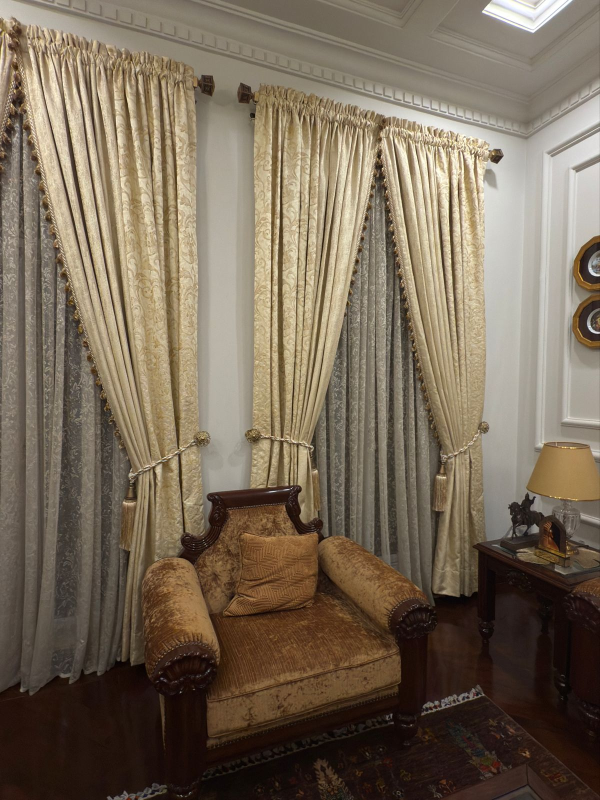
#> input picture dataset2/1.jpeg, 1200 x 1600 px, found by its file name (shown at 1/2 size); its folder holds 6 pictures in this run
$ jupyter execute phase2.ipynb
#> lines starting #> are read from the running program, lines starting #| are printed output that depends on the picture; long printed decimals are rounded
### Phase2/sfm_utils.py
## this file will contain all the important functions we have created in the nitebooks so theyt can be reused

# sfm_utils.py

import cv2
import numpy as np
import os

TARGET_WIDTH = 1280

# ---- Feature extractor ----
def get_feature_extractor():
    try:
        sift = cv2.SIFT_create()
        return sift, False  # not ORB
    except AttributeError:
        orb = cv2.ORB_create(5000)
        return orb, True


def load_gray_image(dataset_dir, filename):
    """
    Load an image from dataset_dir/filename, resize if wide, return grayscale.
    """
#> called with filename = '1.jpeg'
    path = os.path.join(dataset_dir, filename)
    img = cv2.imread(path)
#> img is the input picture: shape (1600, 1200, 3); mean B, G, R 88.5, 106.5, 120.6
    if img is None:
        raise ValueError(f"Could not load {path}")
    h, w = img.shape[:2]
#> h = 1600; w = 1200
    if w > TARGET_WIDTH:
        scale = TARGET_WIDTH / w
        img = cv2.resize(img, (TARGET_WIDTH, int(h * scale)))
    gray = cv2.cvtColor(img, cv2.COLOR_BGR2GRAY)
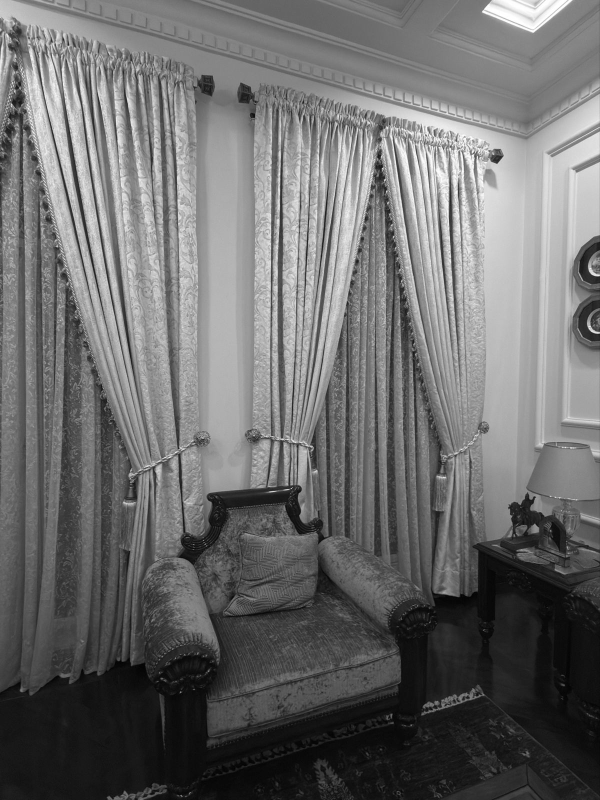
#> gray: shape (1600, 1200) (shown at 1/2 size); min 1, max 255, mean 108.7
    return gray


def match_features(img1_gray, img2_gray, ratio_thresh=0.75):
    """
    Detect features in two grayscale images and return keypoints + good matches.
    """
    feature, use_orb = get_feature_extractor()
    if use_orb:
        bf = cv2.BFMatcher(cv2.NORM_HAMMING, crossCheck=False)
    else:
        bf = cv2.BFMatcher(cv2.NORM_L2, crossCheck=False)

    kp1, des1 = feature.detectAndCompute(img1_gray, None)
    kp2, des2 = feature.detectAndCompute(img2_gray, None)

    knn = bf.knnMatch(des1, des2, k=2)

    good = []
    for m, n in knn:
        if m.distance < ratio_thresh * n.distance:
            good.append(m)

    return kp1, kp2, good


# [15 lines left out: function build_intrinsics_from_image_size, not called in this run]

### Phase2/phase2.ipynb
[cell 1]
## loading in all the important functions that we had in the prev phase-> i put all of them in a utils file
import os
import cv2
import numpy as np
import matplotlib.pyplot as plt

from sfm_utils import (
    load_gray_image,
    match_features,
    build_intrinsics_from_image_size
)

DATASET_DIR = r"C:\UNI\Fall 2025 Senior\CV\Project\CV_Project_Group3\dataset2"

[cell 2]
## IMAGES USED
img1_name = "1.jpeg"
img2_name = "2.jpeg"

img1 = load_gray_image(DATASET_DIR, img1_name)
img2 = load_gray_image(DATASET_DIR, img2_name)
#> call 2 of load_gray_image, with filename = '2.jpeg'
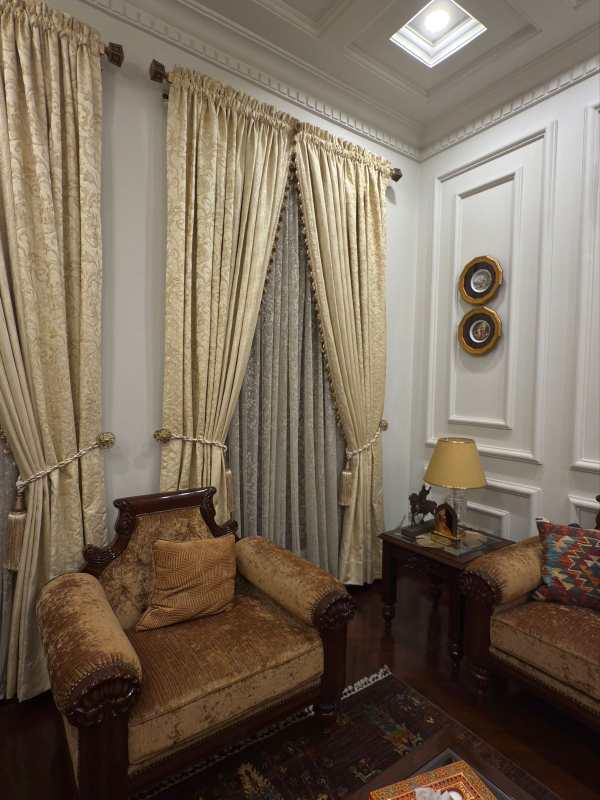
#> input picture dataset2/2.jpeg, 1200 x 1600 px, found by its file name (shown at 1/2 size)
#> in load_gray_image, img is the input picture: shape (1600, 1200, 3); mean B, G, R 90.6, 106.9, 120.5
#> in load_gray_image (call 2), `gray = cv2.cvtColor(img, cv2.COLOR_BGR2GRAY)`:
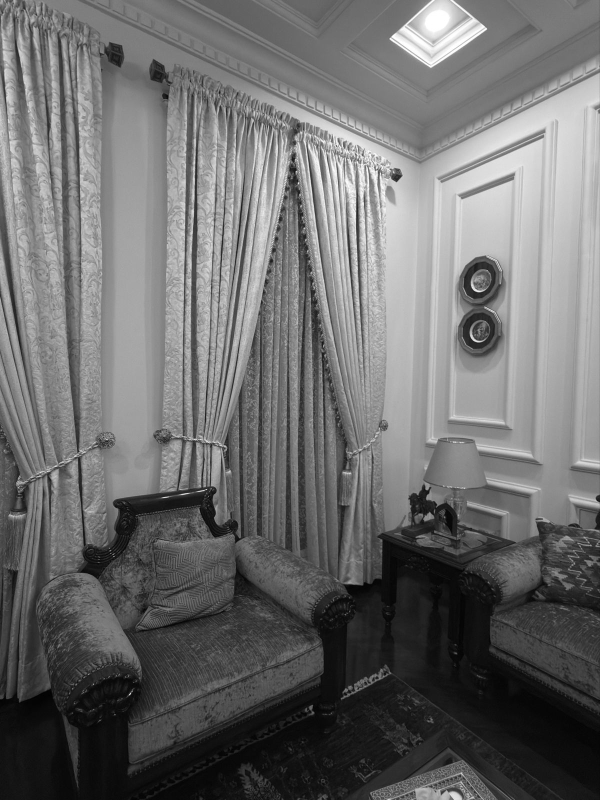
#> gray: shape (1600, 1200) (shown at 1/2 size); min 0, max 255, mean 109.1

plt.figure(figsize=(12,6))
plt.subplot(1,2,1)
plt.imshow(img1, cmap='gray')
plt.title(img1_name)
plt.axis('off')

plt.subplot(1,2,2)
plt.imshow(img2, cmap='gray')
plt.title(img2_name)
plt.axis('off')

plt.show()
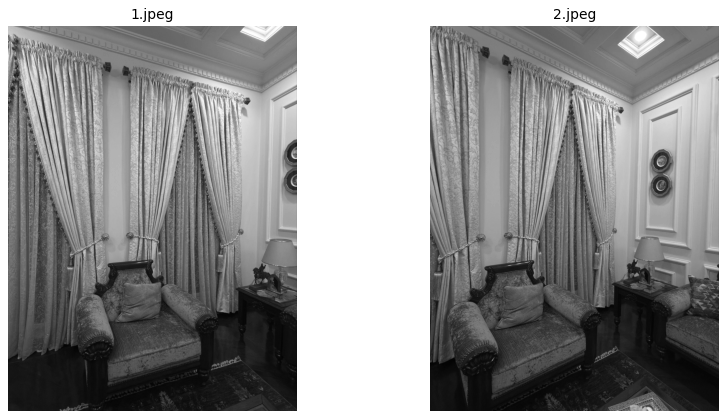
#> figure drawn by matplotlib, 2 panels


## keeping this code in here because im unsure which K i would be using in phase 3. but for now the point cloud seems better using the iphones matrix
# h, w = img1.shape[:2]
# K = build_intrinsics_from_image_size(w, h)


h, w = img1.shape[:2]
#> h = 1600; w = 1200
f35 = 19.0   ## taken from the exif file
sensor_width_35mm = 36.0

fx = fy = (f35 / sensor_width_35mm) * w
#> fx = 633.3; fy = 633.3
cx = w / 2.0
#> cx = 600
cy = h / 2.0
#> cy = 800

K_iphone = np.array([
    [fx, 0.0, cx],
    [0.0, fy, cy],
    [0.0, 0.0, 1.0]
], dtype=np.float64)

print("iphone matrix K =\n", K_iphone)
#| iphone matrix K =
#|  [[633.333   0.         600.        ]
#|  [  0.         633.333 800.        ]
#|  [  0.           0.           1.        ]]

K = K_iphone

[cell 3]
## now we need to match features between these two images
kp1, kp2, good_matches = match_features(img1, img2) ## this function was in the last ipynb -> now in utils
#> in match_features, `kp1, des1 = feature.detectAndCompute(img1_gray, None)`: kp1 = 11621 keypoints; strongest (x, y, size): (770, 360, 2.2), (993, 314, 16.2), (361, 1384, 1.9), (776, 406, 2.3)
#> in match_features, `kp2, des2 = feature.detectAndCompute(img2_gray, None)`: kp2 = 9735 keypoints; strongest (x, y, size): (407, 981, 1.8), (597, 366, 2.2), (793, 352, 14), (593, 343, 2.2)
#> in match_features, `knn = bf.knnMatch(des1, des2, k=2)`: knn = 11621 matches
#> after the loop in match_features, `for m, n in knn:`: good = 2881 matches
#> good_matches = 2881 matches
print("Number of good matches =", len(good_matches))
#| Number of good matches = 2881

good_sorted = sorted(good_matches, key=lambda m: m.distance)[:80]
#> good_sorted = 80 matches
vis = cv2.drawMatches(img1, kp1, img2, kp2, good_sorted, None,flags=cv2.DrawMatchesFlags_NOT_DRAW_SINGLE_POINTS)
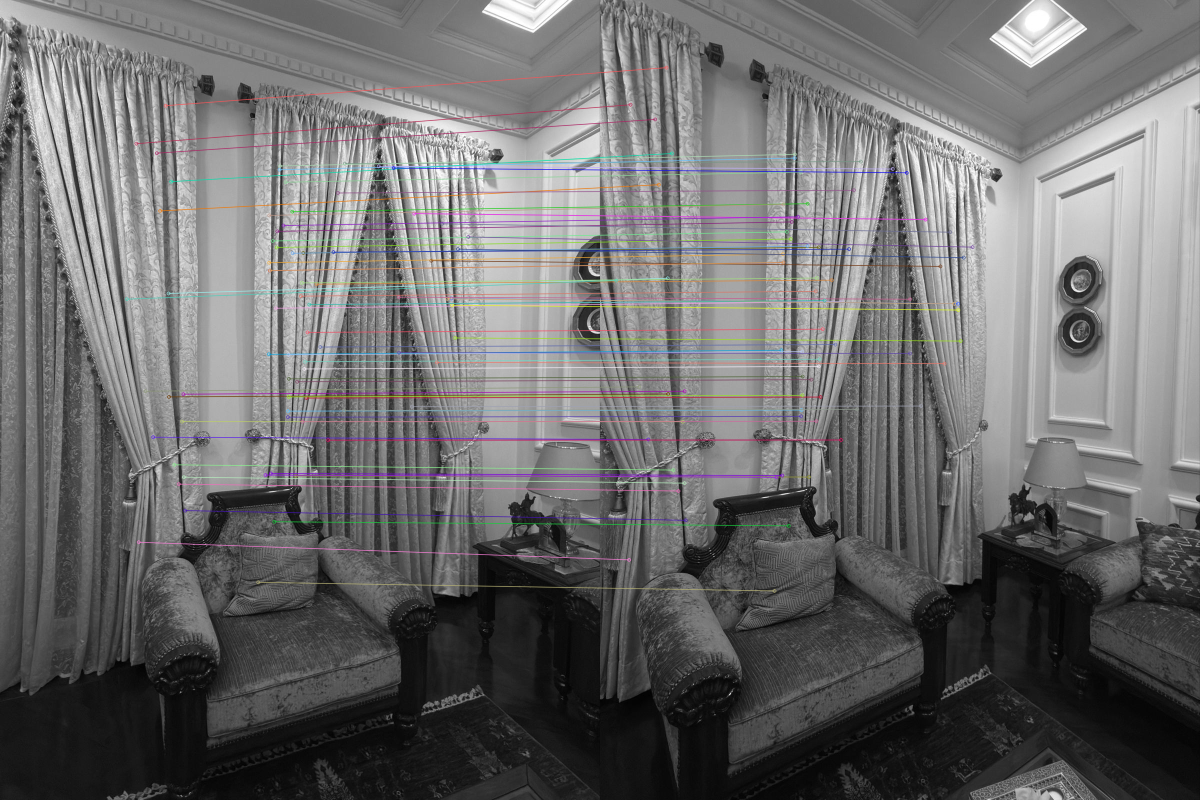
#> vis: shape (1600, 2400, 3) (shown at 1/2 size); mean of channels 0, 1, 2 108.8, 108.4, 108.9; drawn as B, G, R

plt.figure(figsize=(18,8))
plt.imshow(vis, cmap='gray')
plt.title("Top 80 SIFT Matches")
plt.axis('off')
plt.show()

[cell 4]
## extractiubng good matches
pts1 = []
pts2 = []

for m in good_matches:
    pts1.append(kp1[m.queryIdx].pt)
    pts2.append(kp2[m.trainIdx].pt)
#> after the loop, pts1 = 2881 pairs, first value 9.14 to 1192.5, second value 17.16 to 1587.5; pts2 = 2881 pairs, first value 9.56 to 1148, second value 9.72 to 1588.8

pts1 = np.array(pts1, dtype=np.float64)
pts2 = np.array(pts2, dtype=np.float64)

print("Points:", pts1.shape, pts2.shape)
#| Points: (2881, 2) (2881, 2)

[cell 5]
## COMPUTING ESENTIAL MATRIX
E, mask = cv2.findEssentialMat(
    pts1, pts2,
    K,
    method=cv2.RANSAC,
    prob=0.999,
    threshold=1.0
)
#> E = [[0.00579, -0.115, 0.0356], [-0.0184, -0.000136, -0.706], [-0.0293, 0.697, 0.00653]]; mask = 2881 values, max 1 at index 19, min 0 at index 0, mean 0.917

print("Essential Matrix E =\n", E)
#| Essential Matrix E =
#|  [[ 5.78505915e-03 -1.14982401e-01  3.56462905e-02]
#|  [-1.84108195e-02 -1.36045963e-04 -7.05937134e-01]
#|  [-2.92628013e-02  6.97057925e-01  6.53042698e-03]]
print("Inliers =", np.sum(mask), "/", len(mask))
#| Inliers = 2642 / 2881

[cell 6]
## filter inliners
pts1_in = pts1[mask.ravel() == 1]
#> pts1_in = 2642 pairs, first value 233.8 to 1192.5, second value 106.4 to 1587.5
pts2_in = pts2[mask.ravel() == 1]
#> pts2_in = 2642 pairs, first value 12.3 to 954.1, second value 9.72 to 1588.8

[cell 7]
## recovering Pose
_, R, t, mask_pose = cv2.recoverPose(E, pts1_in, pts2_in, K)
#> R = [[0.982, -0.00901, -0.188], [0.00909, 1, -0.00043], [0.188, -0.00129, 0.982]]; t = [-0.985, -0.0513, -0.163]; mask_pose = 2642 values, max 255 at index 0, min 0 at index 195, mean 250.5

print("Recovered Rotation R =\n", R)
#| Recovered Rotation R =
#|  [[ 9.82045407e-01 -9.00680219e-03 -1.88429551e-01]
#|  [ 9.08863636e-03  9.99958605e-01 -4.29740213e-04]
#|  [ 1.88425621e-01 -1.29054326e-03  9.82086615e-01]]
print("Recovered translation t =\n", t)
#| Recovered translation t =
#|  [[-0.9854]
#|  [-0.05126]
#|  [-0.1626]]

[cell 8]
## Triangulate

## build the camera proj matrices
## C1 = [I|0]
## C2 = [R|t]

P1 = K @ np.hstack([np.eye(3), np.zeros((3,1))])
P2 = K @ np.hstack([R, t])
#> P2 = [[735, -6.48, 469.9, -721.6], [156.5, 632.3, 785.4, -162.5], [0.188, -0.00129, 0.982, -0.163]]

## the points to triangulate
pts1_T = pts1_in.T
pts2_T = pts2_in.T

points_4d = cv2.triangulatePoints(P1, P2, pts1_T, pts2_T)
points_3d = (points_4d[:3] / points_4d[3]).T
#> points_3d = 2642 rows, first 8: [-10.28, -17.54, 17.77], [-10.02, -12.81, 17.52], [-10.05, -13.27, 17.64], [-10.22, -3.12, 17.94], [-9.84, -18.18, 17.36], [-9.84, -18.18, 17.36], [-10.04, -11.86, 17.72], [-9.94, -12.5, 17.56]

print("Triangulated 3D points:", points_3d.shape)
#| Triangulated 3D points: (2642, 3)

[cell 9]
## saving point cloud
def save_ply(points, filename="point_cloud.ply"):
#> called with points = array of shape (2642, 3), filename = 'two_view_cloud.ply'
    with open(filename, "w") as f:
        f.write("ply\n")
        f.write("format ascii 1.0\n")
        f.write(f"element vertex {len(points)}\n")
        f.write("property float x\n")
        f.write("property float y\n")
        f.write("property float z\n")
        f.write("end_header\n")
        for x,y,z in points:
            f.write(f"{x} {y} {z}\n")
#> this loop made 2642 passes

save_ply(points_3d, "two_view_cloud.ply")
print("Saved point cloud as two_view_cloud.ply")

[cell 10]
## SANITY CHECKS TO SEE KE SAHI BHI HAI

X = points_3d.T
X_cam1 = X
z1 = X_cam1[2, :]
#> z1 = 2642 values, max 100.6 at index 218, min 7.97 at index 1642, mean 15.59

X_cam2 = R @ X + t
z2 = X_cam2[2, :]
#> z2 = 2642 values, max 89.85 at index 218, min 7.92 at index 1642, mean 15.05

in_front = (z1 > 0) & (z2 > 0)
print("Points in front of both cameras:", np.sum(in_front), "/", X.shape[1])
#| Points in front of both cameras: 2642 / 2642

points_3d_valid = points_3d[in_front]
#> points_3d_valid has the same summary as points_3d
print("Valid 3D points:", points_3d_valid.shape)
#| Valid 3D points: (2642, 3)

def project_points(P, points_3d):
    N = points_3d.shape[0]
    homog = np.hstack([points_3d, np.ones((N, 1))])
    proj = (P @ homog.T).T
    proj = proj[:, :2] / proj[:, 2:3]
    return proj

P1 = K @ np.hstack([np.eye(3), np.zeros((3,1))])
P2 = K @ np.hstack([R, t])

pts3d = points_3d_valid if 'points_3d_valid' in globals() else points_3d
#> pts3d has the same summary as points_3d
pts1 = pts1_in[in_front] if 'points_3d_valid' in globals() else pts1_in
#> pts1 has the same summary as pts1_in
pts2 = pts2_in[in_front] if 'points_3d_valid' in globals() else pts2_in
#> pts2 has the same summary as pts2_in

proj1 = project_points(P1, pts3d)
#> in project_points, `homog = np.hstack([points_3d, np.ones((N, 1))])`: homog = 2642 rows, first 6: [-10.28, -17.54, 17.77, 1], [-10.02, -12.81, 17.52, 1], [-10.05, -13.27, 17.64, 1], [-10.22, -3.12, 17.94, 1], [-9.84, -18.18, 17.36, 1], [-9.84, -18.18, 17.36, 1]
#> in project_points, `proj = (P @ homog.T).T`: proj = 2642 rows, first 8: [4155, 3111.8, 17.77], [4164.6, 5907.5, 17.52], [4216.5, 5706, 17.64], [4290.3, 12371.1, 17.94], [4184.8, 2373.3, 17.36], [4184.8, 2373.3, 17.36], [4274.1, 6668.8, 17.72], [4241.4, 6136.6, 17.56]
#> in project_points, `proj = proj[:, :2] / proj[:, 2:3]`: proj = 2642 pairs, first value 233.8 to 1192.5, second value 106.7 to 1587.9
#> proj1 has the same summary as proj in project_points
proj2 = project_points(P2, pts3d)
#> in project_points (call 2), `proj = (P @ homog.T).T`: proj = 2642 rows, first 8: [190.2, 1100.2, 15.38], [227.3, 3934, 15.17], [263.7, 3726.5, 15.28], [216.4, 10350.7, 15.53], [321.6, 436.3, 15.06], [321.6, 436.3, 15.06], [302.5, 4688.5, 15.37], [304.8, 4174.8, 15.23]
#> proj2 = 2642 pairs, first value 12.37 to 954, second value 9.43 to 1588.4

err1 = np.linalg.norm(proj1 - pts1, axis=1)
#> err1 = 2642 values, max 0.747 at index 2636, min 3.64e-10 at index 2260, mean 0.178
err2 = np.linalg.norm(proj2 - pts2, axis=1)
#> err2 = 2642 values, max 0.751 at index 290, min 3.45e-10 at index 2260, mean 0.183

print("Reprojection error (image 1): mean =", np.mean(err1), "px, median =", np.median(err1))
#| Reprojection error (image 1): mean = 0.1776 px, median = 0.1316
print("Reprojection error (image 2): mean =", np.mean(err2), "px, median =", np.median(err2))
#| Reprojection error (image 2): mean = 0.1829 px, median = 0.1367

## OK SEEMS GOOD ENIUGH. THE MEAN ERROR IS ALMOST SIMILAR TO RHAT OF THE GENERIC K MATRRIX AND SEEMS GOOD ENOIGH

[cell 11]
## 2D VISUALISATION
pts3d = points_3d_valid if 'points_3d_valid' in globals() else points_3d

plt.figure(figsize=(10, 7))
plt.scatter(pts3d[:, 0], pts3d[:, 2], s=2, c='blue')
plt.xlabel("X")
plt.ylabel("Z")
plt.title("2D Scatter Plot (Top-Down View: X vs Z)")
plt.grid(True)
plt.axis('equal')
plt.show()
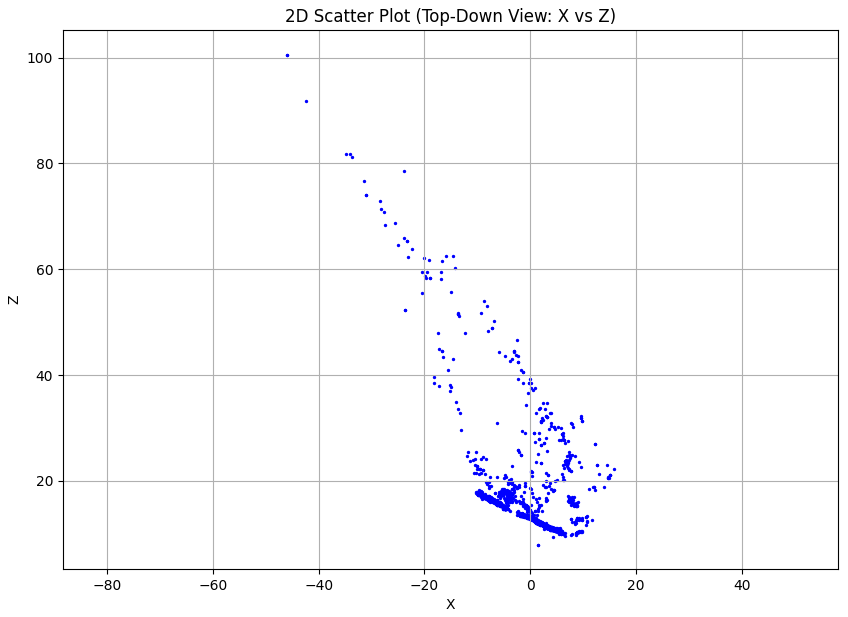
#> figure drawn by matplotlib, 1 panel

[cell 12]
## 3D POINT CLOUD VIS

from mpl_toolkits.mplot3d import Axes3D

pts3d = points_3d_valid if 'points_3d_valid' in globals() else points_3d

fig = plt.figure(figsize=(10, 10))
ax = fig.add_subplot(111, projection='3d')

ax.scatter(pts3d[:, 0], pts3d[:, 1], pts3d[:, 2], s=1, c='blue', alpha=0.7)

C1 = np.array([0, 0, 0])
C2 = -R.T @ t
#> C2 = [0.999, 0.0422, -0.0261]

ax.scatter(C1[0], C1[1], C1[2], c='red', s=80, label='Camera 1')

ax.scatter(C2[0], C2[1], C2[2], c='green', s=80, label='Camera 2')

ax.set_xlabel("X")
ax.set_ylabel("Y")
ax.set_zlabel("Z")
plt.title("3D Point Cloud + Camera Positions")
ax.legend()

ax.view_init(elev=15, azim=60)

plt.show()

[cell 13]
## SIDE VIEW

fig = plt.figure(figsize=(10, 10))
ax = fig.add_subplot(111, projection='3d')

ax.scatter(pts3d[:, 0], pts3d[:, 1], pts3d[:, 2], s=1, c='blue', alpha=0.7)

ax.scatter(C1[0], C1[1], C1[2], c='red', s=80, label='Camera 1')
ax.scatter(C2[0], C2[1], C2[2], c='green', s=80, label='Camera 2')

ax.set_xlabel("X")
ax.set_ylabel("Y")
ax.set_zlabel("Z")
ax.legend()

ax.view_init(elev=0, azim=0)

plt.title("3D Point Cloud — Side View (Front)")
plt.show()
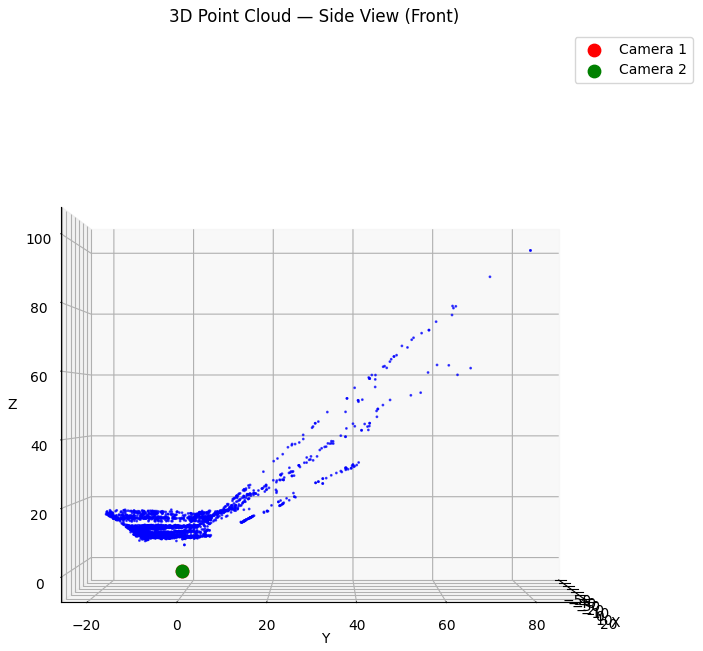
#> figure drawn by matplotlib, 1 panel

[cell 14]
## ISOMETIC VIEW

fig = plt.figure(figsize=(10, 10))
ax = fig.add_subplot(111, projection='3d')

ax.scatter(pts3d[:, 0], pts3d[:, 1], pts3d[:, 2], s=1, c='blue', alpha=0.7)

ax.scatter(C1[0], C1[1], C1[2], c='red', s=80, label='Camera 1')
ax.scatter(C2[0], C2[1], C2[2], c='green', s=80, label='Camera 2')

ax.set_xlabel("X")
ax.set_ylabel("Y")
ax.set_zlabel("Z")
ax.legend()

ax.view_init(elev=30, azim=30)

plt.title("3D Point Cloud — Isometric View")
plt.show()
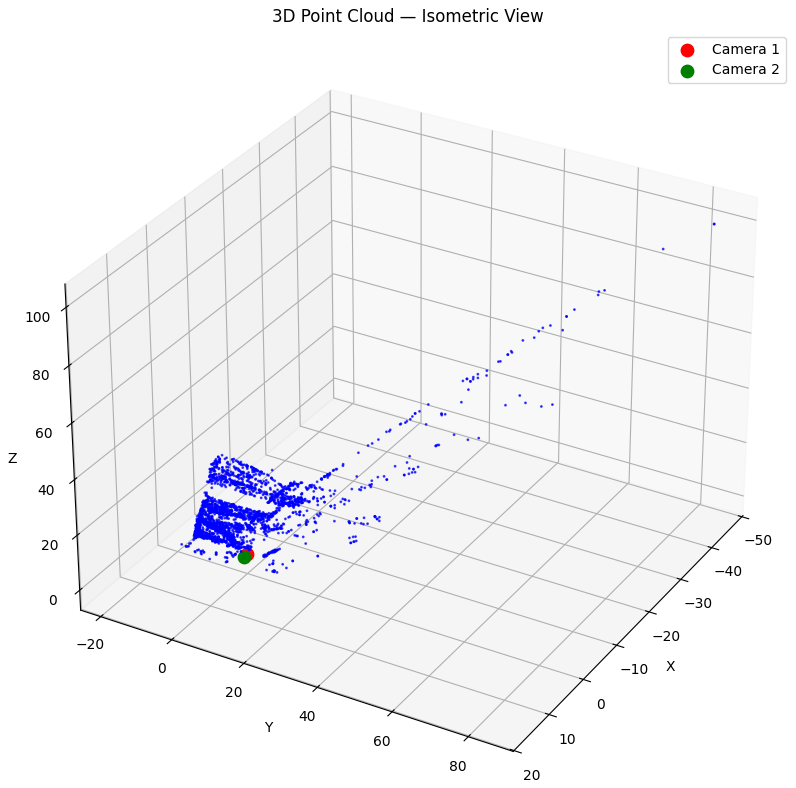
#> figure drawn by matplotlib, 1 panel
